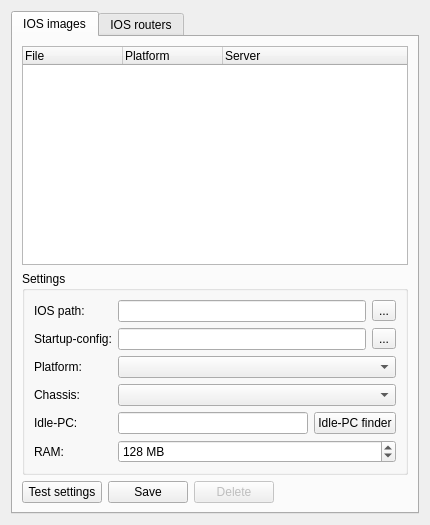
<?xml version="1.0" encoding="UTF-8"?>
<ui version="4.0">
 <class>IOSRouterPreferencesPageWidget</class>
 <widget class="QWidget" name="IOSRouterPreferencesPageWidget">
  <property name="geometry">
   <rect>
    <x>0</x>
    <y>0</y>
    <width>430</width>
    <height>525</height>
   </rect>
  </property>
  <property name="windowTitle">
   <string>IOS routers</string>
  </property>
  <layout class="QVBoxLayout">
   <item>
    <widget class="QTabWidget" name="uiTabWidget">
     <property name="currentIndex">
      <number>0</number>
     </property>
     <widget class="QWidget" name="uiIOSImagesTabWidget">
      <attribute name="title">
       <string>IOS images</string>
      </attribute>
      <layout class="QGridLayout" name="gridLayout_3">
       <item row="0" column="0" colspan="2">
        <widget class="QTreeWidget" name="uiIOSImagesTreeWidget">
         <column>
          <property name="text">
           <string>File</string>
          </property>
         </column>
         <column>
          <property name="text">
           <string>Platform</string>
          </property>
         </column>
         <column>
          <property name="text">
           <string>Server</string>
          </property>
         </column>
        </widget>
       </item>
       <item row="1" column="0" colspan="2">
        <widget class="QGroupBox" name="groupBox">
         <property name="title">
          <string>Settings</string>
         </property>
         <layout class="QGridLayout" name="gridLayout_2">
          <item row="0" column="0">
           <widget class="QLabel" name="uiIOSPathLabel">
            <property name="text">
             <string>IOS path:</string>
            </property>
           </widget>
          </item>
          <item row="0" column="1" colspan="2">
           <layout class="QHBoxLayout" name="horizontalLayout_3">
            <item>
             <widget class="QLineEdit" name="uiIOSPathLineEdit"/>
            </item>
            <item>
             <widget class="QToolButton" name="uiIOSPathToolButton">
              <property name="text">
               <string>...</string>
              </property>
              <property name="toolButtonStyle">
               <enum>Qt::ToolButtonTextOnly</enum>
              </property>
             </widget>
            </item>
           </layout>
          </item>
          <item row="1" column="0">
           <widget class="QLabel" name="uiStartupConfigLabel">
            <property name="text">
             <string>Startup-config:</string>
            </property>
           </widget>
          </item>
          <item row="1" column="1" colspan="2">
           <layout class="QHBoxLayout" name="horizontalLayout_4">
            <item>
             <widget class="QLineEdit" name="uiStartupConfigLineEdit"/>
            </item>
            <item>
             <widget class="QToolButton" name="uiStartupConfigToolButton">
              <property name="text">
               <string>...</string>
              </property>
              <property name="toolButtonStyle">
               <enum>Qt::ToolButtonTextOnly</enum>
              </property>
             </widget>
            </item>
           </layout>
          </item>
          <item row="2" column="0">
           <widget class="QLabel" name="uiPlatformLabel">
            <property name="text">
             <string>Platform:</string>
            </property>
           </widget>
          </item>
          <item row="2" column="1" colspan="2">
           <widget class="QComboBox" name="uiPlatformComboBox"/>
          </item>
          <item row="3" column="0">
           <widget class="QLabel" name="uiChassisLabel">
            <property name="text">
             <string>Chassis:</string>
            </property>
           </widget>
          </item>
          <item row="3" column="1" colspan="2">
           <widget class="QComboBox" name="uiChassisComboBox"/>
          </item>
          <item row="4" column="0">
           <widget class="QLabel" name="uiIdlePCLabel">
            <property name="text">
             <string>Idle-PC:</string>
            </property>
           </widget>
          </item>
          <item row="4" column="1">
           <widget class="QLineEdit" name="uiIdlePCLineEdit"/>
          </item>
          <item row="4" column="2">
           <widget class="QPushButton" name="uiIdlePCFinderPushButton">
            <property name="text">
             <string>Idle-PC finder</string>
            </property>
           </widget>
          </item>
          <item row="5" column="0">
           <widget class="QLabel" name="uiRAMLabel">
            <property name="text">
             <string>RAM:</string>
            </property>
           </widget>
          </item>
          <item row="5" column="1" colspan="2">
           <widget class="QSpinBox" name="uiRAMSpinBox">
            <property name="suffix">
             <string> MB</string>
            </property>
            <property name="minimum">
             <number>16</number>
            </property>
            <property name="maximum">
             <number>65535</number>
            </property>
            <property name="value">
             <number>128</number>
            </property>
           </widget>
          </item>
         </layout>
        </widget>
       </item>
       <item row="2" column="0">
        <layout class="QHBoxLayout" name="horizontalLayout_5">
         <item>
          <widget class="QPushButton" name="uiIOSImageTestSettingsPushButton">
           <property name="text">
            <string>Test settings</string>
           </property>
          </widget>
         </item>
         <item>
          <widget class="QPushButton" name="uiSaveIOSImagePushButton">
           <property name="text">
            <string>Save</string>
           </property>
          </widget>
         </item>
         <item>
          <widget class="QPushButton" name="uiDeleteIOSImagePushButton">
           <property name="enabled">
            <bool>false</bool>
           </property>
           <property name="text">
            <string>Delete</string>
           </property>
          </widget>
         </item>
        </layout>
       </item>
      </layout>
     </widget>
     <widget class="QWidget" name="uiIOSRoutersTabWidget">
      <attribute name="title">
       <string>IOS routers</string>
      </attribute>
      <layout class="QGridLayout" name="gridLayout">
       <item row="0" column="0" rowspan="2">
        <widget class="QTreeWidget" name="treeWidget_2">
         <column>
          <property name="text">
           <string>IOS routers</string>
          </property>
         </column>
         <column>
          <property name="text">
           <string>IOS file</string>
          </property>
         </column>
        </widget>
       </item>
       <item row="0" column="1">
        <layout class="QVBoxLayout" name="verticalLayout">
         <item>
          <widget class="QPushButton" name="pushButton_3">
           <property name="text">
            <string>New</string>
           </property>
          </widget>
         </item>
         <item>
          <widget class="QPushButton" name="pushButton_4">
           <property name="text">
            <string>Edit</string>
           </property>
          </widget>
         </item>
         <item>
          <widget class="QPushButton" name="pushButton_5">
           <property name="text">
            <string>Delete</string>
           </property>
          </widget>
         </item>
        </layout>
       </item>
       <item row="1" column="1">
        <spacer name="verticalSpacer">
         <property name="orientation">
          <enum>Qt::Vertical</enum>
         </property>
         <property name="sizeHint" stdset="0">
          <size>
           <width>20</width>
           <height>354</height>
          </size>
         </property>
        </spacer>
       </item>
      </layout>
     </widget>
    </widget>
   </item>
  </layout>
 </widget>
 <resources/>
 <connections/>
 <designerdata>
  <property name="gridDeltaX">
   <number>10</number>
  </property>
  <property name="gridDeltaY">
   <number>10</number>
  </property>
  <property name="gridSnapX">
   <bool>true</bool>
  </property>
  <property name="gridSnapY">
   <bool>true</bool>
  </property>
  <property name="gridVisible">
   <bool>true</bool>
  </property>
 </designerdata>
</ui>
